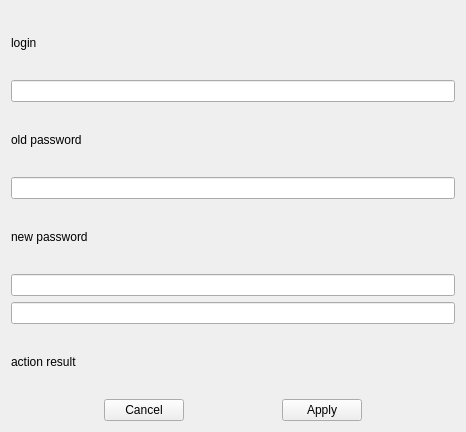
<?xml version="1.0" encoding="UTF-8"?>
<ui version="4.0">
 <class>ChangePassword</class>
 <widget class="QWidget" name="ChangePassword">
  <property name="geometry">
   <rect>
    <x>0</x>
    <y>0</y>
    <width>466</width>
    <height>432</height>
   </rect>
  </property>
  <property name="windowTitle">
   <string>Form</string>
  </property>
  <layout class="QVBoxLayout" name="verticalLayout_2">
   <item>
    <layout class="QVBoxLayout" name="verticalLayout">
     <item>
      <widget class="QLabel" name="label">
       <property name="text">
        <string>login</string>
       </property>
      </widget>
     </item>
     <item>
      <widget class="QLineEdit" name="login_edit"/>
     </item>
     <item>
      <widget class="QLabel" name="label_2">
       <property name="text">
        <string>old password</string>
       </property>
      </widget>
     </item>
     <item>
      <widget class="QLineEdit" name="old_pass_edit"/>
     </item>
     <item>
      <widget class="QLabel" name="label_3">
       <property name="text">
        <string>new password</string>
       </property>
      </widget>
     </item>
     <item>
      <widget class="QLineEdit" name="new_pass_edit1"/>
     </item>
     <item>
      <widget class="QLineEdit" name="new_pass_edit2"/>
     </item>
     <item>
      <widget class="QLabel" name="label_4">
       <property name="text">
        <string>action result</string>
       </property>
      </widget>
     </item>
     <item>
      <layout class="QHBoxLayout" name="horizontalLayout">
       <item>
        <spacer name="horizontalSpacer">
         <property name="orientation">
          <enum>Qt::Horizontal</enum>
         </property>
         <property name="sizeHint" stdset="0">
          <size>
           <width>40</width>
           <height>20</height>
          </size>
         </property>
        </spacer>
       </item>
       <item>
        <widget class="QPushButton" name="but_cancel">
         <property name="text">
          <string>Cancel</string>
         </property>
        </widget>
       </item>
       <item>
        <spacer name="horizontalSpacer_2">
         <property name="orientation">
          <enum>Qt::Horizontal</enum>
         </property>
         <property name="sizeHint" stdset="0">
          <size>
           <width>40</width>
           <height>20</height>
          </size>
         </property>
        </spacer>
       </item>
       <item>
        <widget class="QPushButton" name="but_apply">
         <property name="text">
          <string>Apply</string>
         </property>
        </widget>
       </item>
       <item>
        <spacer name="horizontalSpacer_3">
         <property name="orientation">
          <enum>Qt::Horizontal</enum>
         </property>
         <property name="sizeHint" stdset="0">
          <size>
           <width>40</width>
           <height>20</height>
          </size>
         </property>
        </spacer>
       </item>
      </layout>
     </item>
    </layout>
   </item>
  </layout>
 </widget>
 <resources/>
 <connections/>
</ui>
